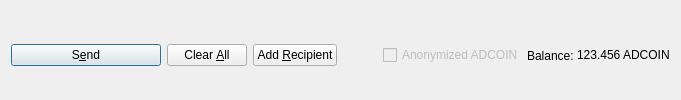
         <widget class="QFrame" name="frame_Send">
          <layout class="QHBoxLayout" name="horizontalLayout">
           <property name="bottomMargin">
            <number>0</number>
           </property>
           <item>
            <widget class="QPushButton" name="sendButton">
             <property name="minimumSize">
              <size>
               <width>150</width>
               <height>0</height>
              </size>
             </property>
             <property name="toolTip">
              <string>Confirm the send action</string>
             </property>
             <property name="text">
              <string>S&amp;end</string>
             </property>
             <property name="icon">
              <iconset resource="../adcoin.qrc">
               <normaloff>:/icons/send</normaloff>:/icons/send</iconset>
             </property>
             <property name="autoDefault">
              <bool>false</bool>
             </property>
             <property name="default">
              <bool>true</bool>
             </property>
            </widget>
           </item>
           <item>
            <widget class="QPushButton" name="clearButton">
             <property name="sizePolicy">
              <sizepolicy hsizetype="Minimum" vsizetype="Fixed">
               <horstretch>0</horstretch>
               <verstretch>0</verstretch>
              </sizepolicy>
             </property>
             <property name="toolTip">
              <string>Clear all fields of the form.</string>
             </property>
             <property name="text">
              <string>Clear &amp;All</string>
             </property>
             <property name="icon">
              <iconset resource="../adcoin.qrc">
               <normaloff>:/icons/remove</normaloff>:/icons/remove</iconset>
             </property>
             <property name="autoDefault">
              <bool>false</bool>
             </property>
            </widget>
           </item>
           <item>
            <widget class="QPushButton" name="addButton">
             <property name="toolTip">
              <string>Send to multiple recipients at once</string>
             </property>
             <property name="text">
              <string>Add &amp;Recipient</string>
             </property>
             <property name="icon">
              <iconset resource="../adcoin.qrc">
               <normaloff>:/icons/add</normaloff>:/icons/add</iconset>
             </property>
             <property name="autoDefault">
              <bool>false</bool>
             </property>
            </widget>
           </item>
           <item>
            <spacer name="horizontalSpacer">
             <property name="orientation">
              <enum>Qt::Horizontal</enum>
             </property>
             <property name="sizeHint" stdset="0">
              <size>
               <width>40</width>
               <height>20</height>
              </size>
             </property>
            </spacer>
           </item>
           <item>
            <layout class="QHBoxLayout" name="horizontalLayout_2">
             <property name="spacing">
              <number>3</number>
             </property>
             <item>
              <widget class="QCheckBox" name="checkzADCOIN">
               <property name="enabled">
                <bool>false</bool>
               </property>
               <property name="text">
                <string>Anonymized ADCOIN</string>
               </property>
              </widget>
             </item>
             <item>
              <widget class="QLabel" name="label">
               <property name="text">
                <string>Balance:</string>
               </property>
              </widget>
             </item>
             <item>
              <widget class="QLabel" name="labelBalance">
               <property name="sizePolicy">
                <sizepolicy hsizetype="Preferred" vsizetype="Fixed">
                 <horstretch>0</horstretch>
                 <verstretch>0</verstretch>
                </sizepolicy>
               </property>
               <property name="cursor">
                <cursorShape>IBeamCursor</cursorShape>
               </property>
               <property name="text">
                <string notr="true">123.456 ADCOIN</string>
               </property>
               <property name="textInteractionFlags">
                <set>Qt::LinksAccessibleByMouse|Qt::TextSelectableByKeyboard|Qt::TextSelectableByMouse</set>
               </property>
              </widget>
             </item>
            </layout>
           </item>
          </layout>
         </widget>
